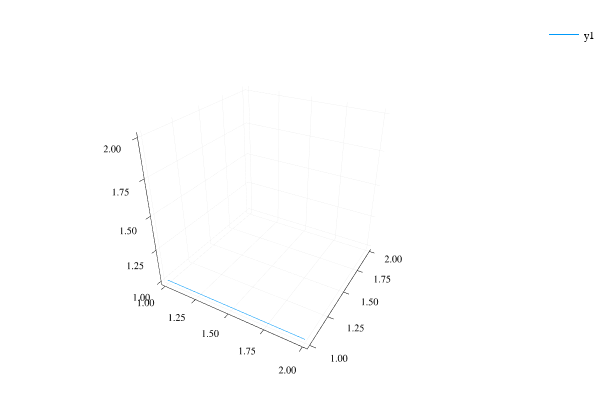

The notebook cell saved with this chart:
### Code cell
plot([1,2],[1,1],[1,1])

### Figure 1 — Plotly figure (JSON) as saved in the notebook; plotly's stock layout.template omitted (floating-point values rounded to 4 significant figures)
{"data": [{"colorbar": {"title": ""}, "legendgroup": "y1", "line": {"color": "rgba(0, 154, 250, 1.000)", "dash": "solid", "shape": "linear", "width": 1}, "mode": "lines", "name": "y1", "showlegend": true, "type": "scatter3d", "x": [1, 2], "xaxis": "x1", "y": [1, 1], "yaxis": "y1", "z": [1, 1], "zmax": null, "zmin": null}], "layout": {"annotations": [], "height": 400, "legend": {"bgcolor": "rgba(255, 255, 255, 1.000)", "bordercolor": "rgba(0, 0, 0, 1.000)", "font": {"color": "rgba(0, 0, 0, 1.000)", "family": "sans-serif", "size": 11}, "tracegroupgap": 0, "x": 1, "y": 1}, "margin": {"b": 20, "l": 0, "r": 0, "t": 20}, "paper_bgcolor": "rgba(255, 255, 255, 1.000)", "plot_bgcolor": "rgba(255, 255, 255, 1.000)", "scene": {"camera": {"eye": {"x": 1.126, "y": -1.95, "z": 1.3}}, "xaxis": {"anchor": "y1", "domain": [0.06582, 0.9934], "gridcolor": "rgba(0, 0, 0, 0.100)", "gridwidth": 0.5, "linecolor": "rgba(0, 0, 0, 1.000)", "mirror": false, "range": [0.97, 2.03], "showgrid": true, "showline": true, "showticklabels": true, "tickangle": 0, "tickcolor": "rgb(0, 0, 0)", "tickfont": {"color": "rgba(0, 0, 0, 1.000)", "family": "sans-serif", "size": 11}, "tickmode": "array", "ticks": "inside", "ticktext": ["1.00", "1.25", "1.50", "1.75", "2.00"], "tickvals": [1, 1.25, 1.5, 1.75, 2], "title": "", "titlefont": {"color": "rgba(0, 0, 0, 1.000)", "family": "sans-serif", "size": 15}, "type": "-", "visible": true, "zeroline": false, "zerolinecolor": "rgba(0, 0, 0, 1.000)"}, "yaxis": {"anchor": "x1", "domain": [0.03762, 0.9902], "gridcolor": "rgba(0, 0, 0, 0.100)", "gridwidth": 0.5, "linecolor": "rgba(0, 0, 0, 1.000)", "mirror": false, "range": [0.97, 2.03], "showgrid": true, "showline": true, "showticklabels": true, "tickangle": 0, "tickcolor": "rgb(0, 0, 0)", "tickfont": {"color": "rgba(0, 0, 0, 1.000)", "family": "sans-serif", "size": 11}, "tickmode": "array", "ticks": "inside", "ticktext": ["1.00", "1.25", "1.50", "1.75", "2.00"], "tickvals": [1, 1.25, 1.5, 1.75, 2], "title": "", "titlefont": {"color": "rgba(0, 0, 0, 1.000)", "family": "sans-serif", "size": 15}, "type": "-", "visible": true, "zeroline": false, "zerolinecolor": "rgba(0, 0, 0, 1.000)"}, "zaxis": {"gridcolor": "rgba(0, 0, 0, 0.100)", "gridwidth": 0.5, "linecolor": "rgba(0, 0, 0, 1.000)", "mirror": false, "range": [0.97, 2.03], "showgrid": true, "showline": true, "showticklabels": true, "tickangle": 0, "tickcolor": "rgb(0, 0, 0)", "tickfont": {"color": "rgba(0, 0, 0, 1.000)", "family": "sans-serif", "size": 11}, "tickmode": "array", "ticks": "inside", "ticktext": ["1.00", "1.25", "1.50", "1.75", "2.00"], "tickvals": [1, 1.25, 1.5, 1.75, 2], "title": "", "titlefont": {"color": "rgba(0, 0, 0, 1.000)", "family": "sans-serif", "size": 15}, "type": "-", "visible": true, "zeroline": false, "zerolinecolor": "rgba(0, 0, 0, 1.000)"}}, "showlegend": true, "width": 600}}
